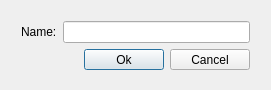
<?xml version="1.0" encoding="UTF-8"?>
<ui version="4.0">
 <class>Dialog</class>
 <widget class="QDialog" name="Dialog">
  <property name="geometry">
   <rect>
    <x>0</x>
    <y>0</y>
    <width>271</width>
    <height>90</height>
   </rect>
  </property>
  <property name="windowTitle">
   <string>Dialog</string>
  </property>
  <widget class="QWidget" name="">
   <property name="geometry">
    <rect>
     <x>10</x>
     <y>10</y>
     <width>251</width>
     <height>71</height>
    </rect>
   </property>
   <layout class="QVBoxLayout" name="verticalLayout">
    <item>
     <layout class="QHBoxLayout" name="horizontalLayout">
      <item>
       <widget class="QLabel" name="label">
        <property name="text">
         <string>Name:</string>
        </property>
        <property name="buddy">
         <cstring>lineEdit</cstring>
        </property>
       </widget>
      </item>
      <item>
       <widget class="QLineEdit" name="lineEdit"/>
      </item>
     </layout>
    </item>
    <item>
     <layout class="QHBoxLayout" name="horizontalLayout_2">
      <item>
       <spacer name="horizontalSpacer">
        <property name="orientation">
         <enum>Qt::Horizontal</enum>
        </property>
        <property name="sizeHint" stdset="0">
         <size>
          <width>40</width>
          <height>20</height>
         </size>
        </property>
       </spacer>
      </item>
      <item>
       <widget class="QPushButton" name="pushButton_2">
        <property name="text">
         <string>Ok</string>
        </property>
       </widget>
      </item>
      <item>
       <widget class="QPushButton" name="pushButton">
        <property name="text">
         <string>Cancel</string>
        </property>
       </widget>
      </item>
     </layout>
    </item>
   </layout>
  </widget>
 </widget>
 <layoutdefault spacing="6" margin="11"/>
 <tabstops>
  <tabstop>lineEdit</tabstop>
  <tabstop>pushButton_2</tabstop>
  <tabstop>pushButton</tabstop>
 </tabstops>
 <resources/>
 <connections>
  <connection>
   <sender>pushButton</sender>
   <signal>clicked()</signal>
   <receiver>Dialog</receiver>
   <slot>close()</slot>
   <hints>
    <hint type="sourcelabel">
     <x>214</x>
     <y>66</y>
    </hint>
    <hint type="destinationlabel">
     <x>64</x>
     <y>82</y>
    </hint>
   </hints>
  </connection>
  <connection>
   <sender>pushButton_2</sender>
   <signal>clicked()</signal>
   <receiver>Dialog</receiver>
   <slot>accept()</slot>
   <hints>
    <hint type="sourcelabel">
     <x>131</x>
     <y>70</y>
    </hint>
    <hint type="destinationlabel">
     <x>48</x>
     <y>62</y>
    </hint>
   </hints>
  </connection>
 </connections>
</ui>
